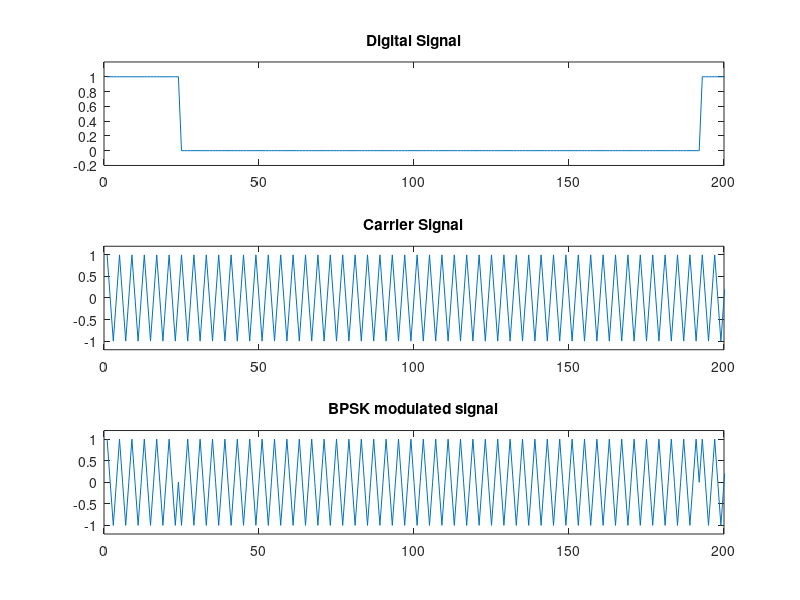

Reproduce this figure in MATLAB.
nSamplePoints = 1000;
rN = rand(1, nSamplePoints);
rBinary = round(rN);   

Fc = 1000;                     
Fs = 4;                    
nCycles = 6;
Tb = nCycles/Fc;            
t = 0:1/Fs:(nCycles-1/Fs);
xC = cos(2*pi*t);  

A = 1;                      
Eb = (A^2*Tb)/2;           
Eb_N0dB = 0 : 2 : 14;      
Eb_N0 = 10.^(Eb_N0dB/10);              
nVar = (Eb)./ Eb_N0;       

bitStream = [];
carrierSignal = [];
i = 1;

while(i<=nSamplePoints)
    if(rBinary(i))
        bitStream = [bitStream ones(1,length(xC))];
    else
        bitStream = [bitStream zeros(1,length(xC))];
    end
    carrierSignal = [carrierSignal A*xC];
    i = i+1;
end

bits = 2*(bitStream-0.5);
bpskSignal = carrierSignal.*bits;
plot(bits);
xlim([0 300]); ylim([-1.2 1.2]);

figure(1);
subplot(3,1,1); plot(bitStream); title('Digital Signal');
xlim([0 200]); ylim([-0.2 1.2]);
subplot(3,1,2); plot(carrierSignal); title('Carrier Signal');
xlim([0 200]); ylim([-1.2 1.2]);
subplot(3,1,3); plot(bpskSignal); title('BPSK modulated signal');
xlim([0 200]); ylim([-1.2 1.2]);






